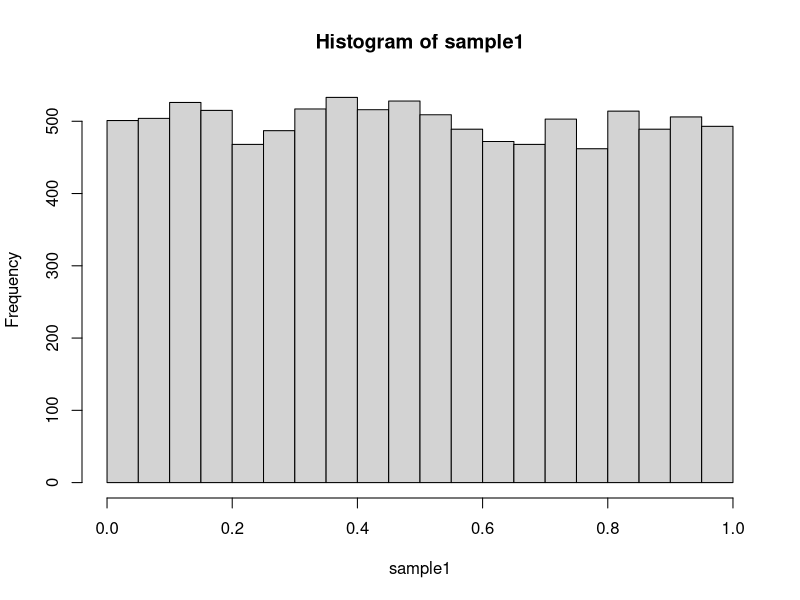
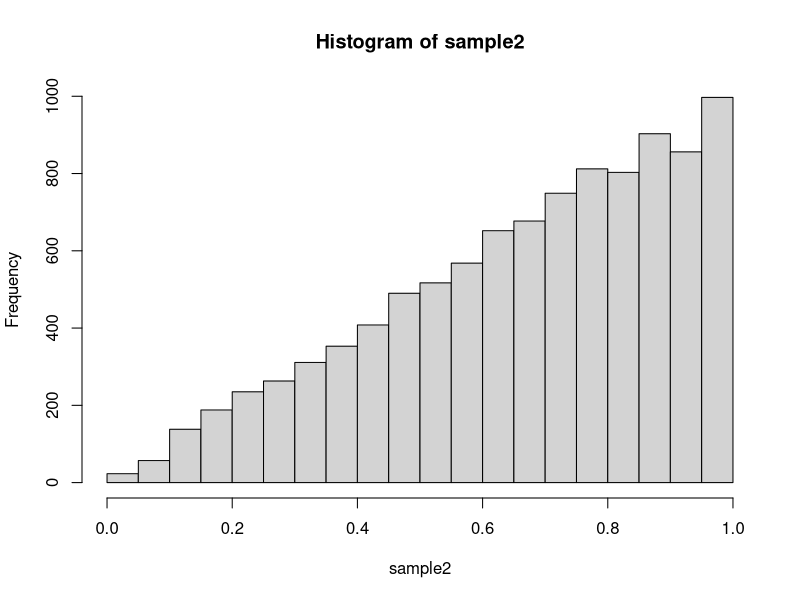
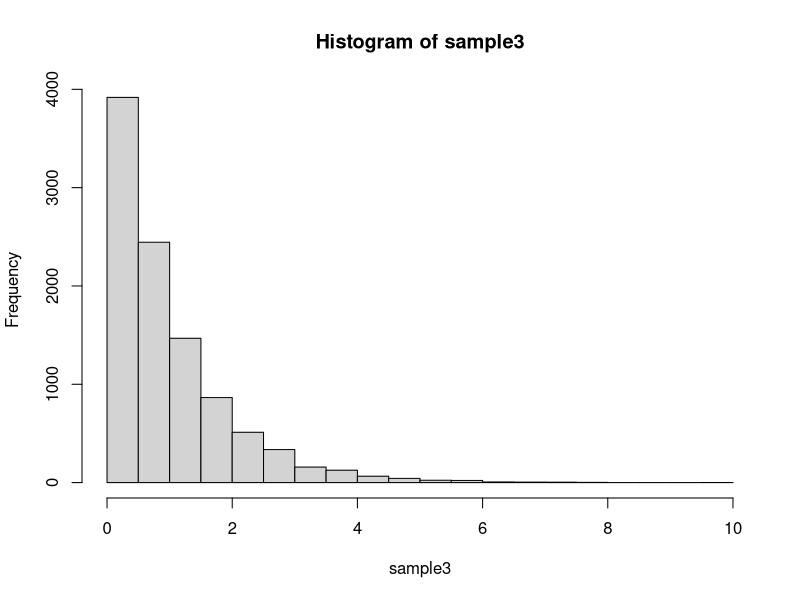
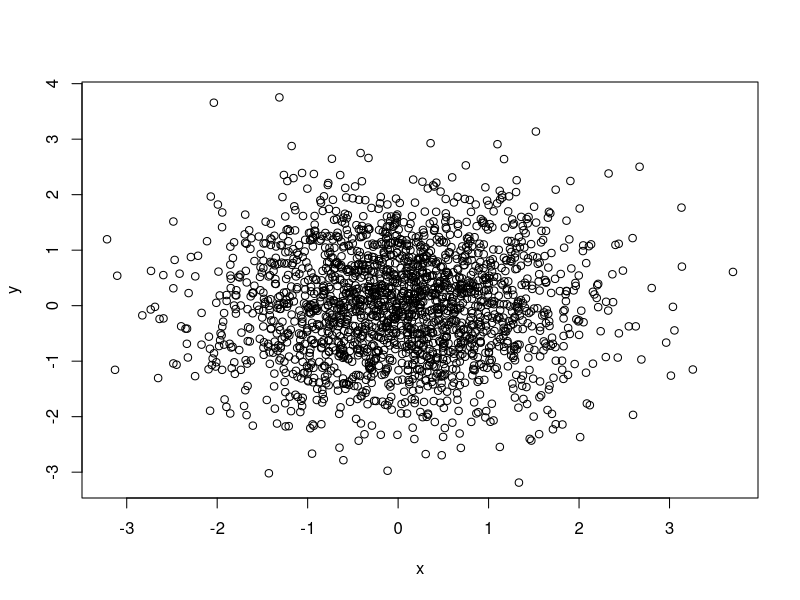
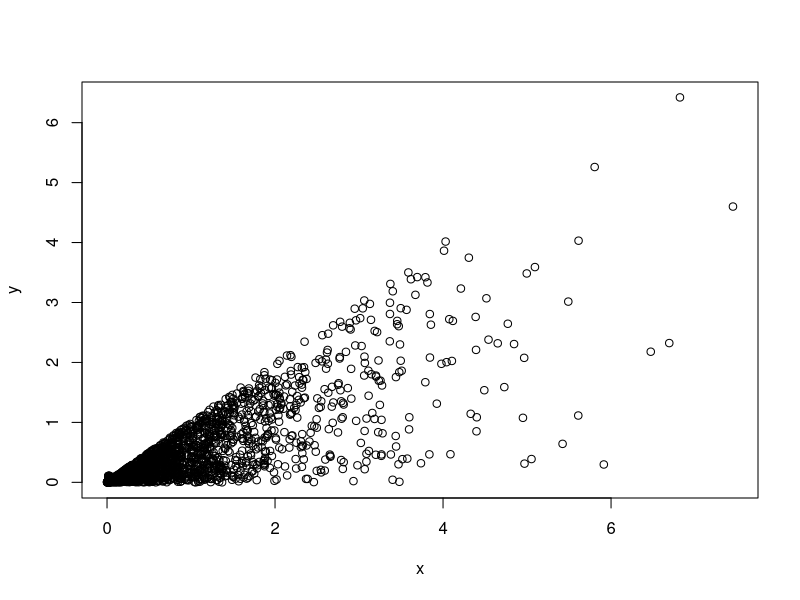
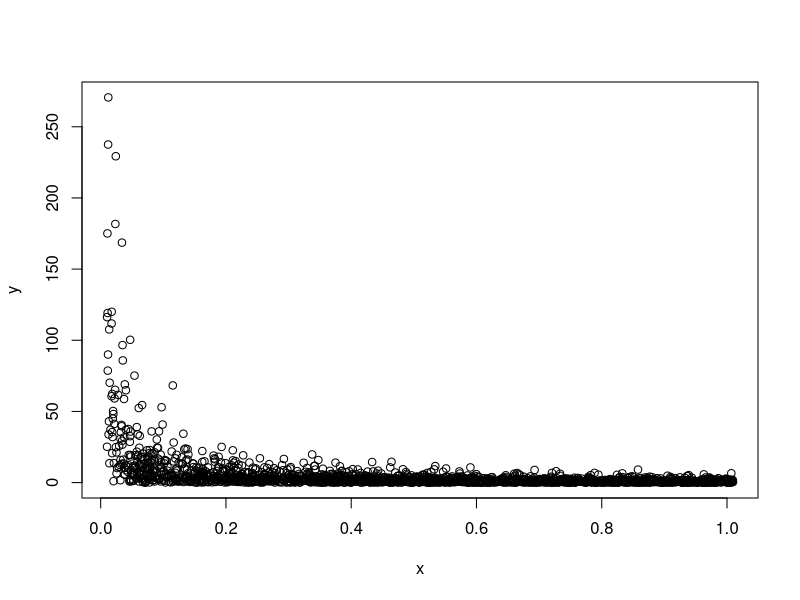

R code for these plots, in order:
## ---- chunk 1
knitr::opts_chunk$set(
  collapse = TRUE,
  comment = "#>"
)
## ---- chunk 2
rejection_sampling <- function(n = 1, pdf, a = 0, b = 1, C) {
  # Here I use recursion to obtain the value of a single sample.
  one_sample = function(pdf, a, b, C){
    test_draw = runif(1, a, b)
    if (runif(1, 0, C) <= pdf(test_draw)) return(test_draw)
    return(one_sample(pdf, a, b, C))
  }
  # Here I break the sampling process up using my previously defined function.
  for (i in 1:n){
    if (i == 1) my_samples = one_sample(pdf, a, b, C)
    if (i != 1) my_samples = c(my_samples, one_sample(pdf, a, b, C))
  }
  return (my_samples)
}
d2_sampler_special <- function(n = 1, fx, fyx) {
  # Determine the values to be used with the rejection_sampling function (first time).
  a = -0.01
  b = 0.01

  while(integrate(fx, -Inf, a, stop.on.error = F)$value > 1/10^4) a = a - 0.1
  while(integrate(fx, b, Inf, stop.on.error = F)$value > 1/10^4) b = b + 0.1

  # Now find an approximate value for C (first time).
  C = fx(optimize(fx, c(a,b), maximum = T)$maximum)

  # Now use rejection sampling to find a vector of sample values of x.
  my_samplesx = rejection_sampling(n, fx, a, b, C)

  # Here I initialize this vector to all 0s to save runtime.
  my_samplesy = replicate(n,0)

  for (i in 1:n) {
      # Repeat the same process to find a sample from the conditional pdf of Y given X = x.
      fyx_given_x = function(y) fyx(y,my_samplesx[i])

      j = -0.01
      k = 0.01

      while(integrate(fyx_given_x, -Inf, j, stop.on.error = F)$value > 1/10^4) j = j - 0.1
      while(integrate(fyx_given_x, k, Inf, stop.on.error = F)$value > 1/10^4) k = k + 0.1

      D = fyx_given_x(optimize(fyx_given_x, c(j,k), maximum = T)$maximum)

      y = rejection_sampling(1, fyx_given_x, j, k, D)

    my_samplesy[i] = y
  }

  my_samples = data.frame(x = my_samplesx, y = my_samplesy)

  return(my_samples)
}
## ---- chunk 3
sample1 = rejection_sampling(10^4, function(x)1, 0, 1, 1)
sample2 = rejection_sampling(10^4, function(x)2*x, 0, 1, 2)
sample3 = rejection_sampling(10^4, function(x)exp(-x), 0, 10, 1)
hist(sample1)
hist(sample2)
hist(sample3)
## ---- chunk 4
plot(d2_sampler_special(2*10^3, function(x) {exp(-x^2/2)/sqrt(2*pi)}, function(y,x){exp(-y^2/2)/sqrt(2*pi)}))
plot(d2_sampler_special(2*10^3, function(x) {ifelse(x > 0, exp(-x), 0)}, function(y,x){ifelse(0 < y & y < x, 1/x, 0)}))
plot(d2_sampler_special(2*10^3, function(x) {ifelse(0.01 < x & x < 1.01, 1, 0)}, function(y,x){ifelse(0 < y, x*exp(-y*x), 0)}))
